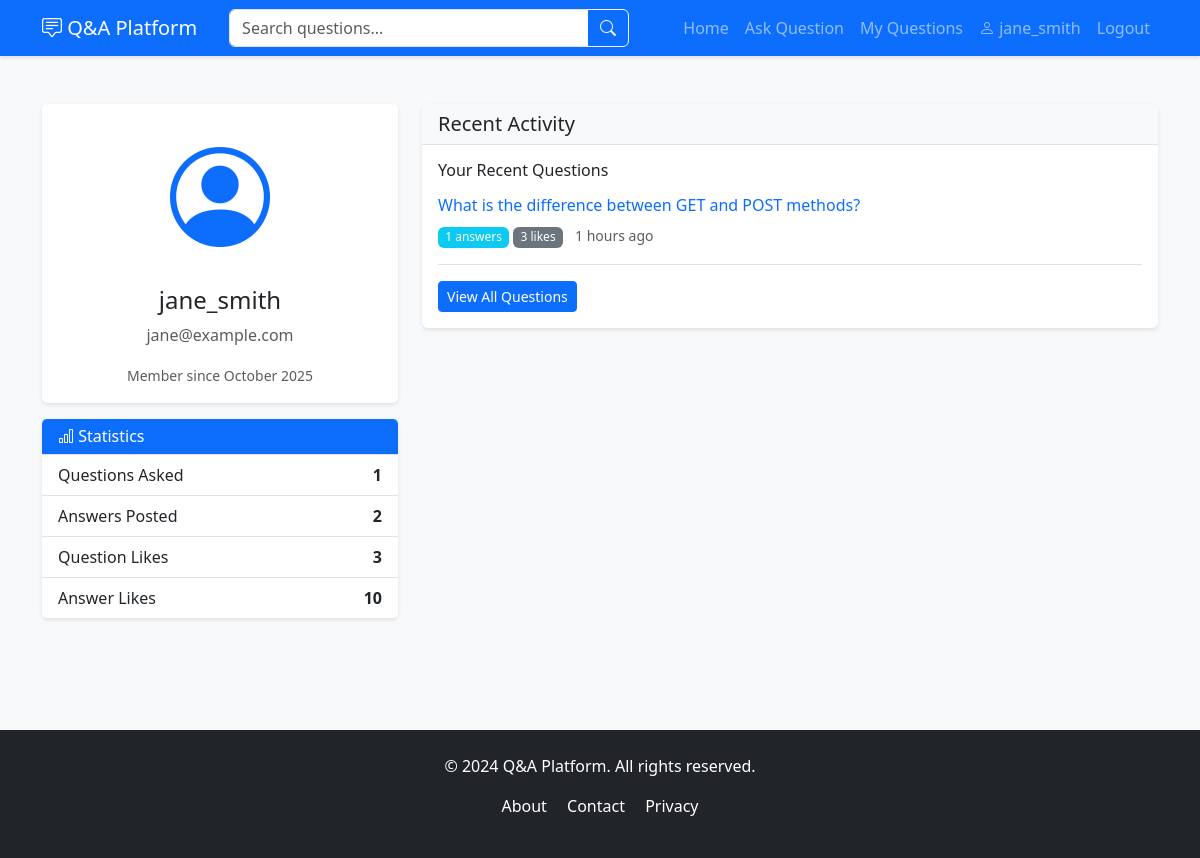
The app's page /user/profile.php (signed in) with its own data.
### tables this page shows
CREATE TABLE IF NOT EXISTS users (
    id INT PRIMARY KEY AUTO_INCREMENT,
    username VARCHAR(50) UNIQUE NOT NULL,
    email VARCHAR(100) UNIQUE NOT NULL,
    password VARCHAR(255) NOT NULL,
    created_at TIMESTAMP DEFAULT CURRENT_TIMESTAMP,
    INDEX idx_username (username),
    INDEX idx_email (email)
);

CREATE TABLE IF NOT EXISTS questions (
    id INT PRIMARY KEY AUTO_INCREMENT,
    user_id INT NOT NULL,
    title VARCHAR(255) NOT NULL,
    description TEXT NOT NULL,
    category VARCHAR(50),
    likes INT DEFAULT 0,
    views INT DEFAULT 0,
    created_at TIMESTAMP DEFAULT CURRENT_TIMESTAMP,
    updated_at TIMESTAMP DEFAULT CURRENT_TIMESTAMP ON UPDATE CURRENT_TIMESTAMP,
    FOREIGN KEY (user_id) REFERENCES users(id) ON DELETE CASCADE,
    INDEX idx_user_id (user_id),
    INDEX idx_category (category),
    INDEX idx_created_at (created_at),
    FULLTEXT idx_title_description (title, description)
);

### includes/functions.php (called while the page is built, shortened)
<?php
function getUserById($user_id) {
    $database = new Database();
    $db = $database->getConnection();
    $query = "SELECT id, username, email, created_at FROM users WHERE id = :id";
    $stmt = $db->prepare($query);
    $stmt->bindParam(':id', $user_id);
    $stmt->execute();
    return $stmt->fetch(PDO::FETCH_ASSOC);
}
function timeAgo($timestamp) {
    $time = strtotime($timestamp);
    $diff = time() - $time;
    if ($diff < 86400) return floor($diff / 3600) . " hours ago";
    return date("M d, Y", $time);
}
?>

### user/profile.php (the view, shortened to what this page needs)
<?php
require_once '../includes/functions.php';
$user = getUserById($_SESSION['user_id']);
$database = new Database();
$db = $database->getConnection();
$statsQuery = "SELECT
    (SELECT COUNT(*) FROM questions WHERE user_id = :user_id) as question_count,
    (SELECT COUNT(*) FROM answers WHERE user_id = :user_id) as answer_count,
    (SELECT SUM(likes) FROM questions WHERE user_id = :user_id) as total_question_likes,
    (SELECT SUM(likes) FROM answers WHERE user_id = :user_id) as total_answer_likes";
$statsStmt = $db->prepare($statsQuery);
$statsStmt->bindParam(':user_id', $_SESSION['user_id']);
$statsStmt->execute();
$stats = $statsStmt->fetch(PDO::FETCH_ASSOC);
include '../includes/header.php';
?>
<div class="container my-5">
    <div class="row">
        <div class="col-md-4">
            <div class="card">
                <div class="card-body text-center">
                    <div class="avatar-circle mb-3">
                        <i class="bi bi-person-circle" style="font-size: 100px; color: #0d6efd;"></i>
                    </div>
                    <h4><?php echo htmlspecialchars($user['username']); ?></h4>
                    <p class="text-muted"><?php echo htmlspecialchars($user['email']); ?></p>
                    <small class="text-muted">Member since <?php echo date('F Y', strtotime($user['created_at'])); ?></small>
                </div>
            </div>
            <div class="card mt-3">
                <div class="card-header bg-primary text-white">
                    <h6 class="mb-0"><i class="bi bi-bar-chart"></i> Statistics</h6>
                </div>
                <div class="list-group list-group-flush">
                    <div class="list-group-item d-flex justify-content-between">
                        <span>Questions Asked</span>
                        <strong><?php echo $stats['question_count']; ?></strong>
                    </div>
                    <div class="list-group-item d-flex justify-content-between">
                        <span>Answers Posted</span>
                        <strong><?php echo $stats['answer_count']; ?></strong>
                    </div>
                    <div class="list-group-item d-flex justify-content-between">
                        <span>Question Likes</span>
                        <strong><?php echo $stats['total_question_likes'] ?? 0; ?></strong>
                    </div>
                    <div class="list-group-item d-flex justify-content-between">
                        <span>Answer Likes</span>
                        <strong><?php echo $stats['total_answer_likes'] ?? 0; ?></strong>
                    </div>
                </div>
            </div>
        </div>
        <div class="col-md-8">
            <div class="card">
                <div class="card-header">
                    <h5 class="mb-0">Recent Activity</h5>
                </div>
                <div class="card-body">
                    <?php
                    $recentQuery = "SELECT q.*, COUNT(a.id) as answer_count
                                   FROM questions q
                                   LEFT JOIN answers a ON q.id = a.question_id
                                   WHERE q.user_id = :user_id
                                   GROUP BY q.id
                                   ORDER BY q.created_at DESC
                                   LIMIT 5";
                    $recentStmt = $db->prepare($recentQuery);
                    $recentStmt->bindParam(':user_id', $_SESSION['user_id']);
                    $recentStmt->execute();
                    $recentQuestions = $recentStmt->fetchAll(PDO::FETCH_ASSOC);
                    ?>
                    <?php if (count($recentQuestions) > 0): ?>
                        <h6 class="mb-3">Your Recent Questions</h6>
                        <?php foreach ($recentQuestions as $question): ?>
                            <div class="border-bottom pb-3 mb-3">
                                <h6>
                                    <a href="/qa-platform/questions/view_question.php?id=<?php echo $question['id']; ?>">
                                        <?php echo htmlspecialchars($question['title']); ?>
                                    </a>
                                </h6>
                                <div>
                                    <span class="badge bg-info"><?php echo $question['answer_count']; ?> answers</span>
                                    <span class="badge bg-secondary"><?php echo $question['likes']; ?> likes</span>
                                    <small class="text-muted ms-2"><?php echo timeAgo($question['created_at']); ?></small>
                                </div>
                            </div>
                        <?php endforeach; ?>
                        <a href="my_questions.php" class="btn btn-primary btn-sm">View All Questions</a>
                    <?php else: ?>
                        <p class="text-muted">You haven't asked any questions yet.</p>
                        <a href="/qa-platform/questions/ask_question.php" class="btn btn-primary">Ask Your First Question</a>
                    <?php endif; ?>
                </div>
            </div>
        </div>
    </div>
</div>
<?php include '../includes/footer.php'; ?>

### assets/css/style.css (style rules this page uses)
:root { --primary-color: #0d6efd; --secondary-color: #6c757d; --success-color: #198754; --info-color: #0dcaf0; }
body { font-family: 'Segoe UI', Tahoma, Geneva, Verdana, sans-serif; background-color: #f8f9fa; min-height: 100vh; display: flex; flex-direction: column; }
.avatar-circle { display: inline-block; }
.card { border: none; box-shadow: 0 2px 4px rgba(0, 0, 0, 0.1); margin-bottom: 1rem; }
.card-header { background-color: #f8f9fa; border-bottom: 1px solid #dee2e6; }
.badge { padding: 0.4em 0.6em; font-weight: 500; }
a { text-decoration: none; }
.list-group-item { border-left: 3px solid transparent; transition: all 0.2s; }

### records on screen
users: username "jane_smith", email "jane@example.com", created_at "October 2025"
questions: title "What is the difference between GET and POST methods?", answer_count "1", likes "3", created_at "1 hours ago"

### other values on screen
$_SESSION['username'] "jane_smith"
$stats['question_count'] "1"
$stats['answer_count'] "2"
$stats['total_question_likes'] "3"
$stats['total_answer_likes'] "10"
